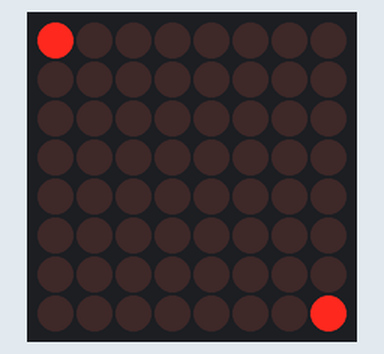
Simulated run of this sketch. Board: Arduino Uno, built with avr-gcc and run on an emulated ATmega328P. Shown: 8×8 LED matrix.

Above: at 0.1 s.

The sketch:

led-matrix-dave-test.ino
```cpp
#include <SPI.h>
#include <Adafruit_GFX.h>
#include <Max72xxPanel.h>

int pinCS = 10; // Attach CS to this pin, DIN to MOSI and CLK to SCK (cf http://arduino.cc/en/Reference/SPI )
int numberOfHorizontalDisplays = 1;
int numberOfVerticalDisplays = 1;

Max72xxPanel matrix = Max72xxPanel(pinCS, numberOfHorizontalDisplays, numberOfVerticalDisplays);

int currentColumn=0;
int currentRow=0;

int shape[8][8] = {
  {1,1,1,1,1,1,1,1},
  {1,0,0,0,0,0,0,1},
  {1,0,0,0,0,0,0,1},
  {1,0,0,0,0,0,0,1},
  {1,0,0,0,0,0,0,1},
  {1,0,0,0,0,0,0,1},
  {1,0,0,0,0,0,0,1},
  {1,1,1,1,1,1,1,1}
};


void setup() {
  matrix.setIntensity(15); // Set brightness between 0 and 15

  // Adjust to your own needs
  //  matrix.setPosition(0, 0, 0); // The first display is at <0, 0>
  //  matrix.setPosition(1, 1, 0); // The second display is at <1, 0>
  //  matrix.setPosition(2, 2, 0); // The third display is at <2, 0>
  //  matrix.setPosition(3, 3, 0); // And the last display is at <3, 0>
  //  ...
  //  matrix.setRotation(0, 2);    // The first display is position upside down
  //  matrix.setRotation(3, 2);    // The same hold for the last display

}


void loop() {
  draw();

  matrix.write(); // Send bitmap to display
}

void draw(){
    for(int currentRow = 0; currentRow < 8; currentRow++){
       for(int currentColumn = 0; currentColumn < 8; currentColumn++){
         if (shape[currentColumn][currentColumn] == 1) {
             matrix.drawPixel(currentColumn, currentColumn, HIGH);
         }
           else {
             matrix.drawPixel(currentColumn, currentColumn, LOW);
           }
        }
      }
}
```
